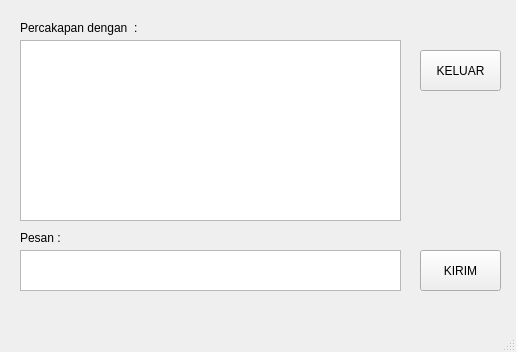
<?xml version="1.0" encoding="UTF-8"?>
<ui version="4.0">
 <class>ChatMenu</class>
 <widget class="QMainWindow" name="ChatMenu">
  <property name="geometry">
   <rect>
    <x>0</x>
    <y>0</y>
    <width>516</width>
    <height>352</height>
   </rect>
  </property>
  <property name="windowTitle">
   <string>Chat Menu</string>
  </property>
  <property name="unifiedTitleAndToolBarOnMac">
   <bool>false</bool>
  </property>
  <widget class="QWidget" name="centralwidget">
   <widget class="QListView" name="listView">
    <property name="geometry">
     <rect>
      <x>20</x>
      <y>40</y>
      <width>381</width>
      <height>181</height>
     </rect>
    </property>
   </widget>
   <widget class="QLabel" name="anotherUser">
    <property name="geometry">
     <rect>
      <x>20</x>
      <y>20</y>
      <width>371</width>
      <height>16</height>
     </rect>
    </property>
    <property name="text">
     <string>Percakapan dengan &lt;USER&gt; :</string>
    </property>
   </widget>
   <widget class="QLabel" name="label_2">
    <property name="geometry">
     <rect>
      <x>20</x>
      <y>230</y>
      <width>62</width>
      <height>16</height>
     </rect>
    </property>
    <property name="text">
     <string>Pesan :</string>
    </property>
   </widget>
   <widget class="QTextEdit" name="messageSend">
    <property name="geometry">
     <rect>
      <x>20</x>
      <y>250</y>
      <width>381</width>
      <height>41</height>
     </rect>
    </property>
   </widget>
   <widget class="QToolButton" name="sendButton">
    <property name="geometry">
     <rect>
      <x>420</x>
      <y>250</y>
      <width>81</width>
      <height>41</height>
     </rect>
    </property>
    <property name="text">
     <string>KIRIM</string>
    </property>
   </widget>
   <widget class="QToolButton" name="outButton">
    <property name="geometry">
     <rect>
      <x>420</x>
      <y>50</y>
      <width>81</width>
      <height>41</height>
     </rect>
    </property>
    <property name="text">
     <string>KELUAR</string>
    </property>
   </widget>
  </widget>
  <widget class="QMenuBar" name="menubar">
   <property name="geometry">
    <rect>
     <x>0</x>
     <y>0</y>
     <width>516</width>
     <height>22</height>
    </rect>
   </property>
  </widget>
  <widget class="QStatusBar" name="statusbar"/>
 </widget>
 <resources/>
 <connections/>
</ui>
